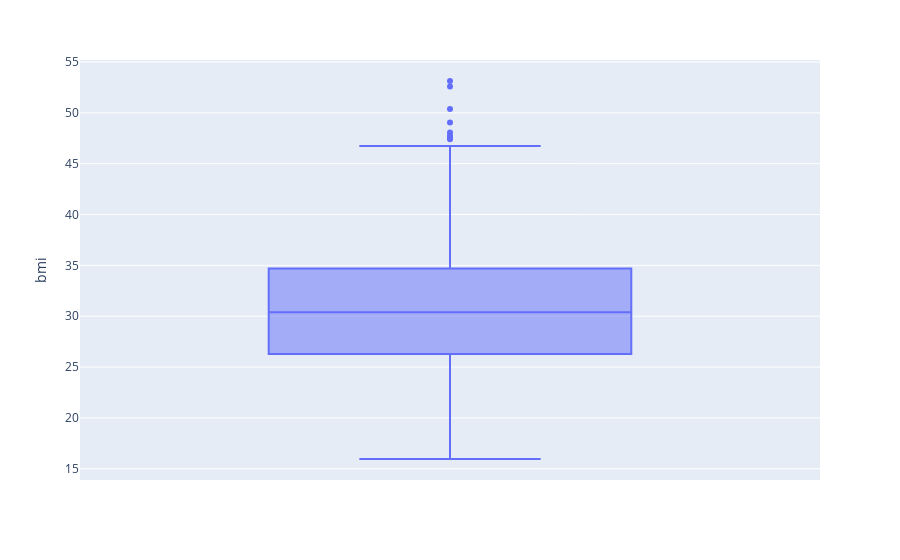

The code cell stored with this chart in its notebook:
### Code cell
import plotly.express as px

boxplot = px.box(df, y="bmi")
boxplot.show()

### Figure 1 — Plotly figure (JSON) as saved in the notebook; plotly's stock layout.template omitted (floating-point values rounded to 4 significant figures; data arrays with more than 128 entries replaced by an {"elided": "..."} marker saying what was removed)
{"data": [{"alignmentgroup": "True", "hovertemplate": "bmi=%{y}<extra></extra>", "legendgroup": "", "marker": {"color": "#636efa"}, "name": "", "notched": false, "offsetgroup": "", "orientation": "v", "showlegend": false, "type": "box", "x0": " ", "xaxis": "x", "y": {"elided": "1338 float values"}, "y0": " ", "yaxis": "y"}], "layout": {"boxmode": "group", "legend": {"tracegroupgap": 0}, "margin": {"t": 60}, "xaxis": {"anchor": "y", "domain": [0, 1]}, "yaxis": {"anchor": "x", "domain": [0, 1], "title": {"text": "bmi"}}}}
